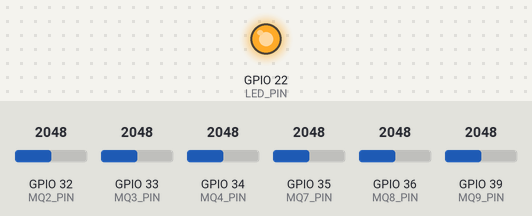
A sketch run on a simulated ESP32. Shown: output pins drawn as LEDs (lit = HIGH). Inputs (shaded band) come from the test bench; at power-on: GPIO 32 (MQ2_PIN) = 2048, GPIO 33 (MQ3_PIN) = 2048, GPIO 34 (MQ4_PIN) = 2048, GPIO 35 (MQ7_PIN) = 2048, GPIO 36 (MQ8_PIN) = 2048, GPIO 39 (MQ9_PIN) = 2048. WiFi joins after 1.5 s; servers stay silent unless stated.

Above: at 2.7 s.
2.8 s: GPIO 32 (MQ2_PIN) set to 2745
6.7 s: GPIO 32 (MQ2_PIN) set to 2829
At 10.5 s:
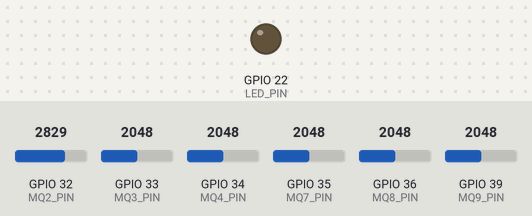
11.0 s: GPIO 32 (MQ2_PIN) set to 2760
At 14.7 s:
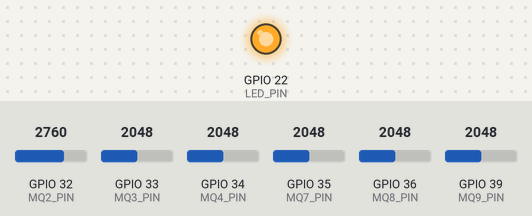
15.0 s: GPIO 32 (MQ2_PIN) set to 2840
At 17.8 s:
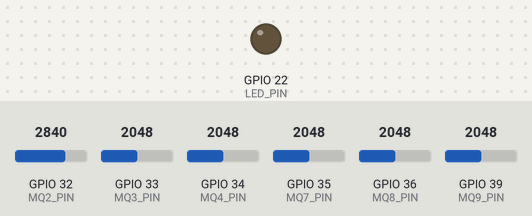
Timing chart, 0 to 19.3 s (numbered marks = the images above; inputs shaded):
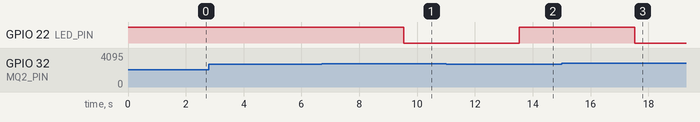

Measured:
- the behaviour switches between 2800 and 2801 on GPIO 32 (MQ2_PIN) (found by bisection; images 0 and 1)
- after the input at 2.8 s, every drawn part: stays the same
- after the input at 6.7 s, GPIO 22 (LED_PIN): HIGH → LOW after 2.8 s
- after the input at 11.0 s, GPIO 22 (LED_PIN): LOW → HIGH after 2.5 s
- after the input at 15.0 s, GPIO 22 (LED_PIN): HIGH → LOW after 2.5 s

The sketch:

esp32_gas_monitoring.ino
```cpp
#define BLYNK_TEMPLATE_ID "TMPL3ehHcWdqn"
#define BLYNK_TEMPLATE_NAME "smart all monitoring"
#define BLYNK_AUTH_TOKEN "************************"   // token hidden in report

#define BLYNK_PRINT Serial
#include <WiFi.h>
#include <BlynkSimpleEsp32.h>

char ssid[] = "Shivshankar";
char pass[] = "********";

#define MQ2_PIN 32
#define MQ3_PIN 33
#define MQ4_PIN 34
#define MQ7_PIN 35
#define MQ8_PIN 36
#define MQ9_PIN 39
#define LED_PIN 22

const int GAS_THRESHOLD = 2800;   // 0-4095, ESP32 12-bit ADC

BlynkTimer timer;
unsigned long lastAlertTime = 0;
const unsigned long alertInterval = 60000; // 60 s between alerts

void checkDangerAndAlert(bool isDanger, String alertMsg) {
  if (isDanger && (millis() - lastAlertTime > alertInterval)) {
    if (Blynk.connected()) {
      Blynk.logEvent("danger_alert", alertMsg);
    }
    lastAlertTime = millis();
  }
}

void processAndSendSensorData() {
  int v_mq2 = analogRead(MQ2_PIN); delay(5);
  int v_mq3 = analogRead(MQ3_PIN); delay(5);
  int v_mq4 = analogRead(MQ4_PIN); delay(5);
  int v_mq7 = analogRead(MQ7_PIN); delay(5);
  int v_mq8 = analogRead(MQ8_PIN); delay(5);
  int v_mq9 = analogRead(MQ9_PIN); delay(5);

  bool gasDanger = (v_mq2 > GAS_THRESHOLD || v_mq3 > GAS_THRESHOLD ||
                    v_mq4 > GAS_THRESHOLD || v_mq7 > GAS_THRESHOLD ||
                    v_mq8 > GAS_THRESHOLD || v_mq9 > GAS_THRESHOLD);

  if (gasDanger) {
    digitalWrite(LED_PIN, LOW);
    checkDangerAndAlert(true, "Alert: High Gas Level Detected across MQ Sensors!");
  } else {
    digitalWrite(LED_PIN, HIGH);
  }

  if (Blynk.connected()) {
    Blynk.virtualWrite(V2, v_mq2);
    Blynk.virtualWrite(V3, v_mq3);
    Blynk.virtualWrite(V4, v_mq4);
    Blynk.virtualWrite(V5, v_mq7);
    Blynk.virtualWrite(V6, v_mq8);
    Blynk.virtualWrite(V7, v_mq9);
  }
}

void setup() {
  Serial.begin(115200);
  pinMode(LED_PIN, OUTPUT);
  digitalWrite(LED_PIN, HIGH);

  WiFi.begin(ssid, pass);
  int wifiAttempt = 0;
  while (WiFi.status() != WL_CONNECTED && wifiAttempt < 20) {
    delay(500);
    wifiAttempt++;
  }

  Blynk.config(BLYNK_AUTH_TOKEN);
  timer.setInterval(4000L, processAndSendSensorData); // every 4 s
}

void loop() {
  if (WiFi.status() == WL_CONNECTED) {
    if (!Blynk.connected()) Blynk.connect(3000);
    Blynk.run();
  }
  timer.run();
}
```
